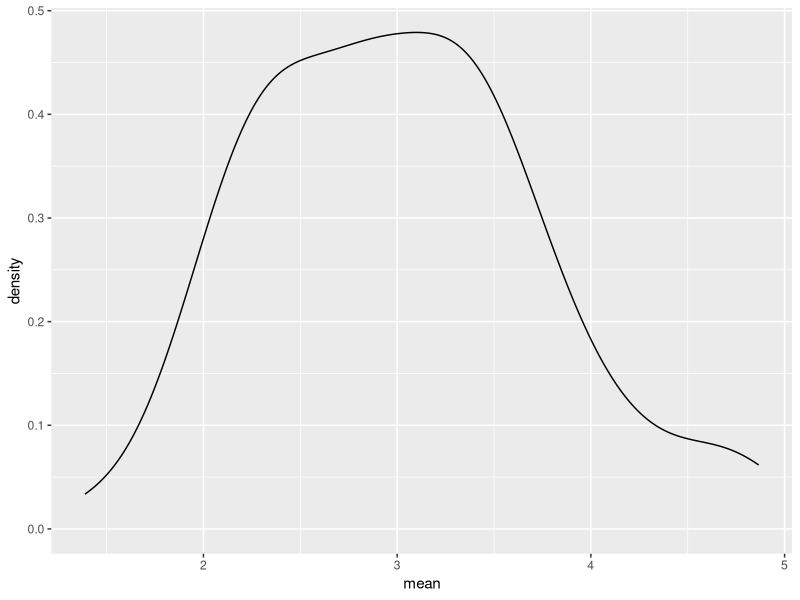
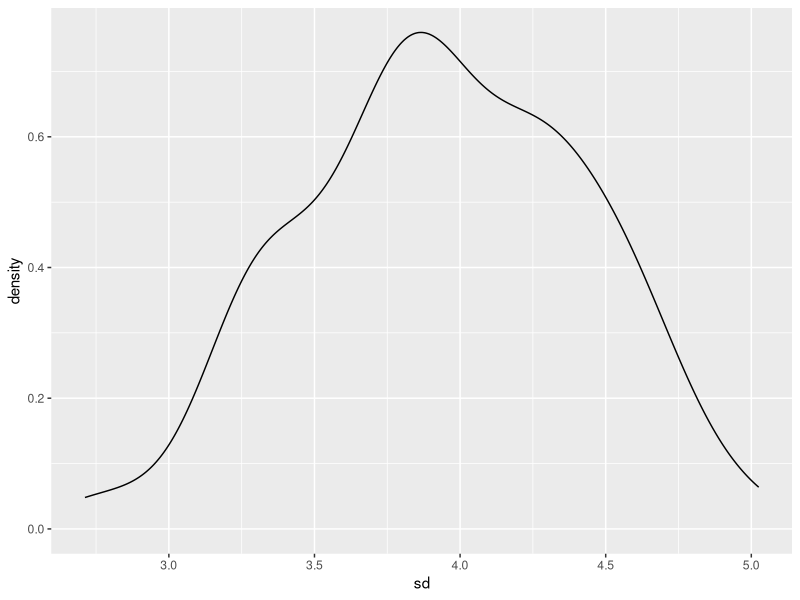

Here is the R script that generated these plots, in order:
## ---- chunk 1
library(tidyverse)
knitr::opts_chunk$set(echo = TRUE)
## ---- chunk 2
sim_mean_sd = function(samp_size, mu = 3, sigma = 4) {
  
  sim_data = 
    tibble(
    x = rnorm(n = samp_size, mean = mu, sd = sigma),
  )
  
  sim_data %>% 
    summarize(
      mean = mean(x),
      sd = sd(x)
    )
}
## ---- chunk 3
sim_mean_sd(30)
## ---- chunk 4
output = vector("list", length = 100)

for (i in 1:100) {
  
  output[[i]] = sim_mean_sd(samp_size = 30)
  
}

bind_rows(output)
## ---- chunk 5
sim_results = 
  rerun(100, sim_mean_sd(samp_size = 30)) %>%
  bind_rows()
## ---- chunk 6
sim_results %>%
  ggplot(aes(x = mean)) + geom_density()

sim_results %>%
  summarise(
    avg_samp_mean = mean(mean),
    sd_samp_mean = sd(mean)
  )

sim_results %>%
  ggplot(aes(x = sd)) + geom_density()
